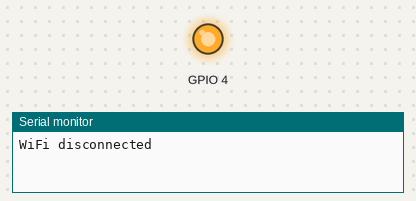
Bench run of a sketch on a simulated ESP8266 (NodeMCU). Parts: output pins drawn as LEDs (lit = HIGH), the last lines printed to the serial monitor. WiFi joins after 1.5 s; servers stay silent unless stated.

Above: at 0.15 s.
At 71.0 s:
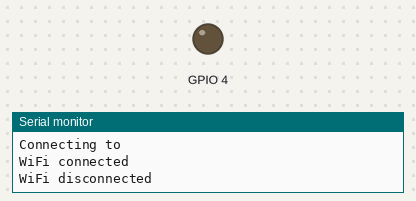
Timing chart, 0 to 74.1 s (numbered marks = the images above):
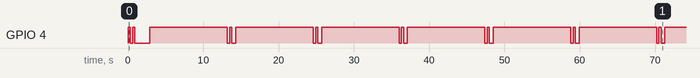

Measured:
- by itself, GPIO 4: moves between LOW and HIGH, repeating every 57.0 s
- by itself, everything shown: repeats every 57.0 s, in 20 steps

The sketch:

WIFI_TEST.ino
```cpp
#include <ESP8266WiFi.h>

const char wifi_id[] = "";
const char pw[] = "";

WiFiServer server(80);

void Wifi_Setup();

void setup()
{
    Serial.begin(9600);
    pinMode(4, OUTPUT);
}

void loop()
{
    Wifi_Setup();
    digitalWrite(4, HIGH);

    delay(10000);
}

void Wifi_Setup()
{
    Serial.println("WiFi disconnected");
    digitalWrite(4, HIGH);
    delay(300);
    digitalWrite(4, LOW);
    delay(300);
    digitalWrite(4, HIGH);
    delay(300);
    digitalWrite(4, LOW);

    delay(500);
    Serial.print("\n\nConnecting to ");
    Serial.print(wifi_id);

    WiFi.begin(wifi_id, pw);

    while (WiFi.status() != WL_CONNECTED)
    {
        Serial.print(".");
        delay(500);
    }

    Serial.println("\n\nWiFi connected");
}
```
